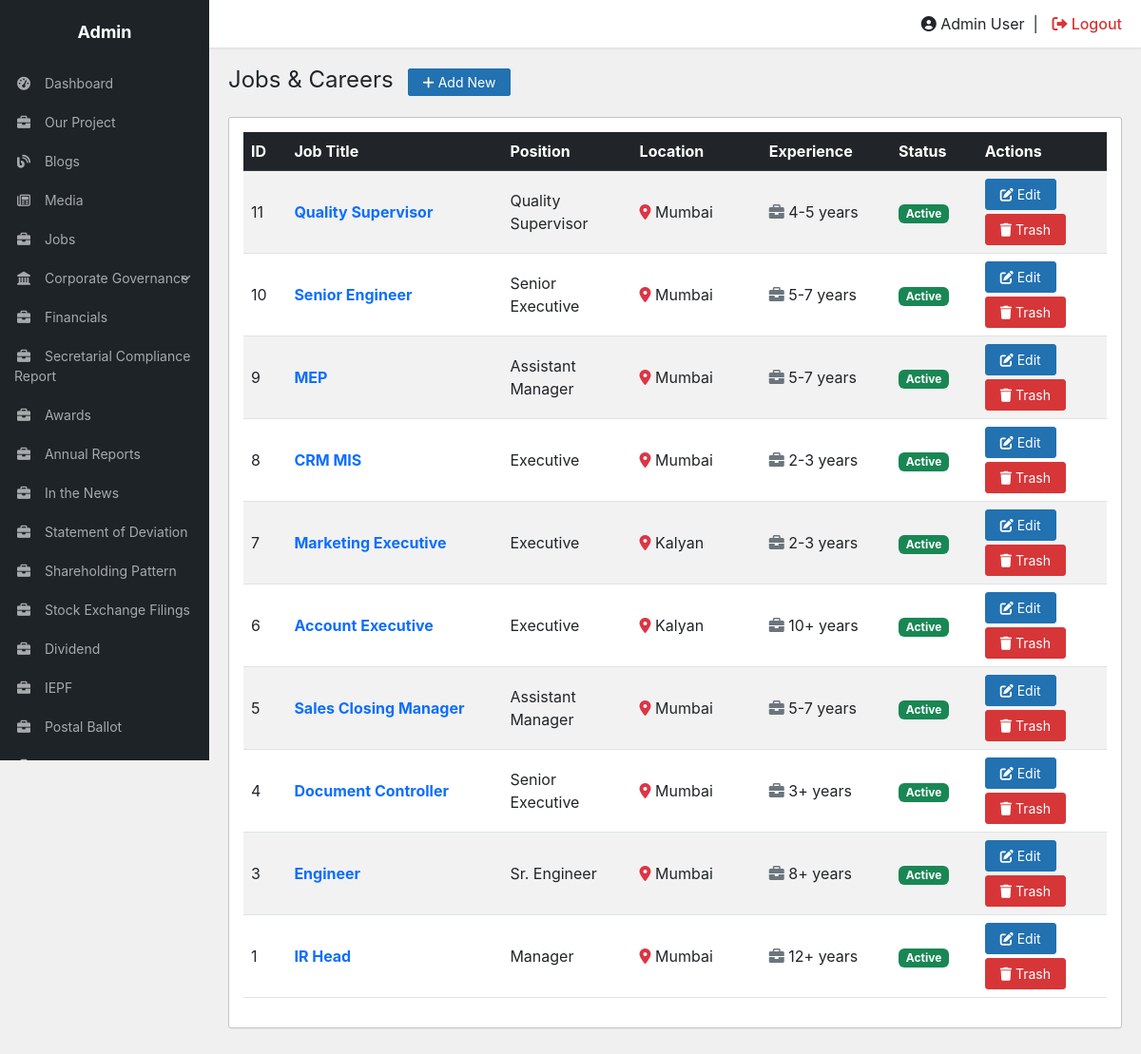
Screenshot of /crm/jobs/ (signed in) with the database file from the repository.
### tables this page shows
CREATE TABLE `career_jobs` (
  `id` int(11) NOT NULL,
  `job_title` varchar(255) NOT NULL,
  `job_description` text,
  `responsibilities` longtext,
  `qualifications` longtext,
  `position` varchar(255) DEFAULT NULL,
  `location` varchar(255) DEFAULT NULL,
  `experience` varchar(255) DEFAULT NULL,
  `status` tinyint(1) DEFAULT '1',
  `created_at` timestamp NOT NULL DEFAULT CURRENT_TIMESTAMP,
  `updated_at` timestamp NOT NULL DEFAULT CURRENT_TIMESTAMP ON UPDATE CURRENT_TIMESTAMP
);

### crm/jobs/index.php (the view, shortened to what this page needs)
<?php
include '../includes/header.php';
$query = "
    SELECT
        id,
        job_title,
        position,
        location,
        experience,
        status,
        created_at
    FROM career_jobs
    ORDER BY id DESC
";
$result = $conn->query($query);
?>
<div class="d-flex justify-content-between align-items-center mb-4">
    <h1 style="
        font-size:24px;
        font-weight:normal;
        margin:0;
    ">
        Jobs & Careers
        <a
            href="add.php"
            class="btn-wp ms-2 text-decoration-none"
        >
            <i class="fas fa-plus"></i>
            Add New
        </a>
    </h1>
</div>
<div class="wp-card">
    <div class="table-responsive">
        <table class="table table-striped table-hover align-middle">
            <thead class="table-dark">
                <tr>
                    <th width="5%">
                        ID
                    </th>
                    <th width="25%">
                        Job Title
                    </th>
                    <th width="15%">
                        Position
                    </th>
                    <th width="15%">
                        Location
                    </th>
                    <th width="15%">
                        Experience
                    </th>
                    <th width="10%">
                        Status
                    </th>
                    <th width="15%">
                        Actions
                    </th>
                </tr>
            </thead>
            <tbody>
            <?php if ($result->num_rows > 0): ?>
                <?php while (
                    $row = $result->fetch_assoc()
                ): ?>
                    <tr>
                        <td>
                            <?php
                            echo (int)$row['id'];
                            ?>
                        </td>
                        <td>
                            <strong class="text-primary">
                                <?php
                                echo htmlspecialchars(
                                    $row['job_title'] ?? '',
                                    ENT_QUOTES,
                                    'UTF-8'
                                );
                                ?>
                            </strong>
                        </td>
                        <td>
                            <?php
                            echo htmlspecialchars(
                                $row['position'] ?? '',
                                ENT_QUOTES,
                                'UTF-8'
                            );
                            ?>
                        </td>
                        <td>
                            <?php if (
                                !empty($row['location'])
                            ): ?>
                                <i class="fas fa-map-marker-alt text-danger"></i>
                                <?php
                                echo htmlspecialchars(
                                    $row['location'],
                                    ENT_QUOTES,
                                    'UTF-8'
                                );
                                ?>
                            <?php else: ?>
                                -
                            <?php endif; ?>
                        </td>
                        <td>
                            <?php if (
                                !empty($row['experience'])
                            ): ?>
                                <i class="fas fa-briefcase text-secondary"></i>
                                <?php
                                echo htmlspecialchars(
                                    $row['experience'],
                                    ENT_QUOTES,
                                    'UTF-8'
                                );
                                ?>
                            <?php else: ?>
                                -
                            <?php endif; ?>
                        </td>
                        <td>
                            <?php if (
                                (int)$row['status'] === 1
                            ): ?>
                                <span class="badge bg-success">
                                    Active
                                </span>
                            <?php else: ?>
                                <span class="badge bg-secondary">
                                    Inactive
                                </span>
                            <?php endif; ?>
                        </td>
                        <td>
                            <a
                                href="edit.php?id=<?php echo (int)$row['id']; ?>"
                                class="btn-wp text-decoration-none mb-1 d-inline-block"
                            >
                                <i class="fas fa-edit"></i>
                                Edit
                            </a>
                            <a
                                href="delete.php?id=<?php echo (int)$row['id']; ?>"
                                class="btn-wp-danger text-decoration-none d-inline-block"
                                onclick="return confirm('Are you sure you want to delete this job posting?');"
                            >
                                <i class="fas fa-trash"></i>
                                Trash
                            </a>
                        </td>
                    </tr>
                <?php endwhile; ?>
            <?php endif; ?>
            </tbody>
        </table>
    </div>
</div>
<?php include '../includes/footer.php'; ?>

### crm/includes/header.php (style rules this page uses)
body { background-color: #f0f0f1; font-family: -apple-system, BlinkMacSystemFont, "Segoe UI", Roboto, Oxygen-Sans, Ubuntu, Cantarell, "Helvetica Neue", sans-serif; margin: 0; overflow-x: hidden; }
.wp-card { background: #fff; border: 1px solid #c3c4c7; padding: 15px; margin-bottom: 20px; box-shadow: 0 1px 1px rgba(0,0,0,.04); border-radius: 3px; }
.btn-wp { background: #2271b1; color: #fff; border: 1px solid #2271b1; padding: 5px 15px; border-radius: 3px; font-size: 14px; cursor: pointer; }
.btn-wp-danger { background: #d63638; color: #fff; border: 1px solid #d63638; padding: 5px 15px; border-radius: 3px; font-size: 14px; cursor: pointer; }

### rows the page displays
career_jobs: id "11", job_title "Quality Supervisor", position "Quality Supervisor", location "Mumbai", experience "4-5 years", status "Active"
career_jobs: id "10", job_title "Senior Engineer", position "Senior Executive", location "Mumbai", experience "5-7 years", status "Active"
career_jobs: id "9", job_title "MEP", position "Assistant Manager", location "Mumbai", experience "5-7 years", status "Active"
career_jobs: id "8", job_title "CRM MIS", position "Executive", location "Mumbai", experience "2-3 years", status "Active"
career_jobs: id "7", job_title "Marketing Executive", position "Executive", location "Kalyan", experience "2-3 years", status "Active"
career_jobs: id "6", job_title "Account Executive", position "Executive", location "Kalyan", experience "10+ years", status "Active"
career_jobs: id "5", job_title "Sales Closing Manager", position "Assistant Manager", location "Mumbai", experience "5-7 years", status "Active"
career_jobs: id "4", job_title "Document Controller", position "Senior Executive", location "Mumbai", experience "3+ years", status "Active"
career_jobs: id "3", job_title "Engineer", position "Sr. Engineer", location "Mumbai", experience "8+ years", status "Active"
career_jobs: id "1", job_title "IR Head", position "Manager", location "Mumbai", experience "12+ years", status "Active"
